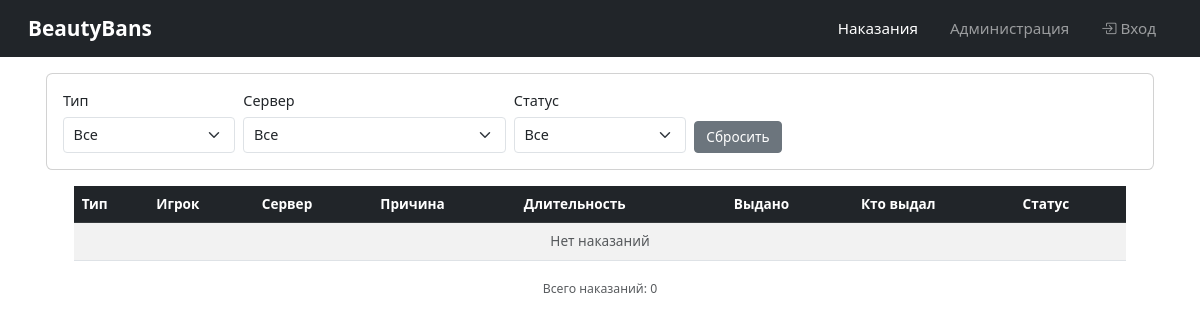
The page /bans/ on the database as committed earlier.
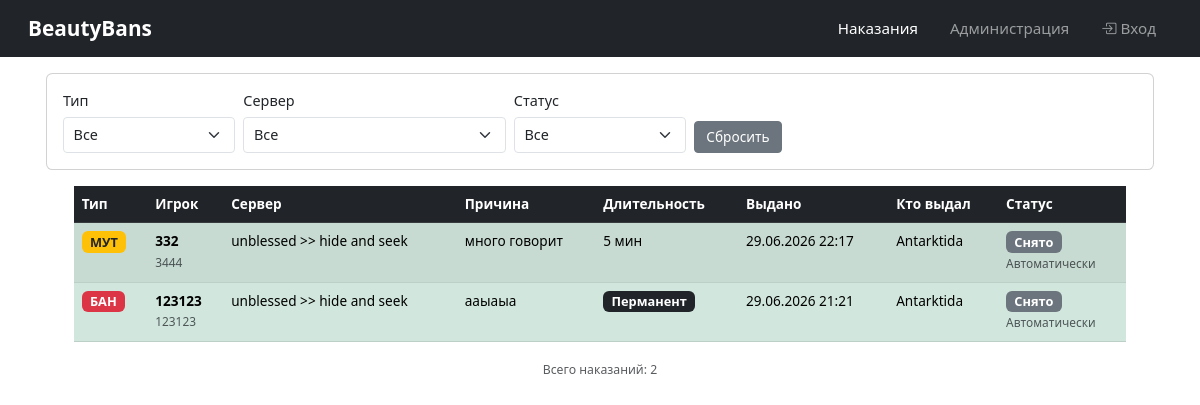
The same page on the database as committed later.
### punishments/models.py (models this page shows, shortened)
class Punishment(models.Model):
    PUNISHMENT_TYPES = [
        ('ban', 'Бан'),
        ('mute', 'Мут'),
        ('gag', 'Гаг'),
    ]
    punishment_type = models.CharField(max_length=8, choices=PUNISHMENT_TYPES)
    target_steam_id = models.CharField(max_length=64)
    target_name = models.CharField(max_length=64)
    target_ip = models.GenericIPAddressField(null=True, blank=True, help_text='IP адрес игрока')
    ban_subnet = models.BooleanField(default=False, help_text='Банить всю подсеть')
    reason = models.TextField()
    admin = models.ForeignKey(Admin, on_delete=models.SET_NULL, null=True, blank=True, related_name='punishments_issued')
    server = models.ForeignKey(Server, on_delete=models.CASCADE, related_name='punishments')
    duration = models.IntegerField(help_text='Длительность в минутах (0 = перманент)')
    issued_at = models.DateTimeField(auto_now_add=True)
    expires_at = models.DateTimeField(null=True, blank=True)
    is_active = models.BooleanField(default=True)
    unbanned_by = models.ForeignKey(Admin, on_delete=models.SET_NULL, null=True, blank=True, related_name='punishments_removed')
    unban_reason = models.TextField(blank=True)
    class Meta:
        verbose_name = 'Punishment'
        verbose_name_plural = 'Punishments'
        ordering = ['-issued_at']
    def get_time_remaining(self):
        if not self.is_active or self.duration == 0:
            return None
        if self.expires_at:
            delta = self.expires_at - timezone.now()
            if delta.total_seconds() > 0:
                return delta
        return None
    def get_time_remaining_minutes(self):
        delta = self.get_time_remaining()
        if delta:
            return int(delta.total_seconds() / 60)
        return None

### servers/models.py (models this page shows, shortened)
class Server(models.Model):
    GAME_CHOICES = [
        ('cs16', 'Counter-Strike 1.6'),
        ('cs2', 'Counter-Strike 2'),
    ]
    name = models.CharField(max_length=64)
    ip = models.GenericIPAddressField()
    port = models.IntegerField(default=27015)
    rcon_password = models.CharField(max_length=128, blank=True, default='')
    game_type = models.CharField(max_length=8, choices=GAME_CHOICES, default='cs16')
    token = models.UUIDField(default=uuid.uuid4, editable=False, unique=True)
    is_active = models.BooleanField(default=True)
    is_verified = models.BooleanField(default=False, help_text='Верифицирован через API плагина')
    created_at = models.DateTimeField(auto_now_add=True)
    class Meta:
        verbose_name = 'Server'
        verbose_name_plural = 'Servers'

### admins/models.py (models this page shows, shortened)
class Admin(models.Model):
    steam_id = models.CharField(max_length=64, unique=True)
    name = models.CharField(max_length=64)
    is_active = models.BooleanField(default=True)
    created_at = models.DateTimeField(auto_now_add=True)
    class Meta:
        verbose_name = 'Admin'
        verbose_name_plural = 'Admins'

### beautybans/public_views.py (the view)
# urls.py: path('bans/', public_bans, name='public_bans'),
def public_bans(request):
    punishments = Punishment.objects.all().select_related(
        'admin', 'server', 'unbanned_by'
    ).order_by('-issued_at')
    punishment_type_filter = request.GET.get('type')
    server_filter = request.GET.get('server')
    status_filter = request.GET.get('status')
    if punishment_type_filter:
        punishments = punishments.filter(punishment_type=punishment_type_filter)
    if server_filter:
        punishments = punishments.filter(server_id=server_filter)
    if status_filter == 'active':
        punishments = punishments.filter(is_active=True)
    elif status_filter == 'inactive':
        punishments = punishments.filter(is_active=False)
    servers = Server.objects.filter(is_active=True).order_by('name')
    context = {
        'punishments': punishments,
        'servers': servers,
        'selected_type': punishment_type_filter,
        'selected_server': server_filter,
        'selected_status': status_filter,
    }
    return render(request, 'public/bans.html', context)

### templates/public/bans.html (shortened to what this page needs)
{% extends 'base.html' %}
{% block content %}
<div class="card mb-3">
    <div class="card-body">
        <form method="get" class="row g-2" id="filterForm">
            <div class="col-md-2">
                <label class="form-label">Тип</label>
                <select name="type" class="form-select form-select-sm filter-select">
                    <option value="">Все</option>
                </select>
            </div>
            <div class="col-md-3">
                <label class="form-label">Сервер</label>
                <select name="server" class="form-select form-select-sm filter-select">
                    <option value="">Все</option>
                </select>
            </div>
            <div class="col-md-2">
                <label class="form-label">Статус</label>
                <select name="status" class="form-select form-select-sm filter-select">
                    <option value="">Все</option>
                </select>
            </div>
            <div class="col-md-2 d-flex align-items-end">
                <a href="{% url 'public_bans' %}" class="btn btn-secondary btn-sm">Сбросить</a>
            </div>
        </form>
    </div>
</div>
<div class="table-responsive">
    <table class="table table-striped table-hover">
        <thead class="table-dark">
            <tr>
                <th>Тип</th>
                <th>Игрок</th>
                <th>Сервер</th>
                <th>Причина</th>
                <th>Длительность</th>
                <th>Выдано</th>
                <th>Кто выдал</th>
                <th>Статус</th>
            </tr>
        </thead>
        <tbody>
            {% for punishment in punishments %}
            <tr {% if not punishment.is_active %}class="table-success"{% endif %}>
                <td>
                    {% if punishment.punishment_type == 'ban' %}
                        <span class="badge bg-danger">БАН</span>
                    {% elif punishment.punishment_type == 'mute' %}
                        <span class="badge bg-warning text-dark">МУТ</span>
                    {% elif punishment.punishment_type == 'gag' %}
                        <span class="badge bg-info">ГАГ</span>
                    {% endif %}
                </td>
                <td>
                    <strong>{{ punishment.target_name }}</strong><br>
                    <small class="text-muted">{{ punishment.target_steam_id }}</small>
                </td>
                <td>{{ punishment.server.name }}</td>
                <td>{{ punishment.reason }}</td>
                <td>
                    {% if punishment.duration == 0 %}
                        <span class="badge bg-dark">Перманент</span>
                    {% else %}
                        {{ punishment.duration }} мин
                    {% endif %}
                </td>
                <td>{{ punishment.issued_at|date:"d.m.Y H:i" }}</td>
                <td>
                    {% if punishment.admin %}
                        {{ punishment.admin.name }}
                    {% else %}
                        <span class="text-muted">Консоль</span>
                    {% endif %}
                </td>
                <td>
                    {% if punishment.is_active %}
                        <span class="badge bg-success">Активно</span>
                    {% else %}
                        <span class="badge bg-secondary">Снято</span>
                        <br><small class="text-muted">
                            {% if punishment.unbanned_by %}
                                {{ punishment.unbanned_by.name }}
                            {% else %}
                                Автоматически
                            {% endif %}
                        </small>
                    {% endif %}
                </td>
            </tr>
            {% empty %}
            <tr>
                <td colspan="8" class="text-center text-muted">Нет наказаний</td>
            </tr>
            {% endfor %}
        </tbody>
    </table>
</div>
<div class="text-center mt-3">
    <small class="text-muted">Всего наказаний: {{ punishments.count }}</small>
</div>
{% endblock %}

### templates/base.html (shortened to what this page needs)
<!DOCTYPE html>
<html lang="ru">
<head>
    <link href="https://cdn.jsdelivr.net/npm/bootstrap@5.3.0/dist/css/bootstrap.min.css" rel="stylesheet">
    <link rel="stylesheet" href="https://cdn.jsdelivr.net/npm/bootstrap-icons@1.11.0/font/bootstrap-icons.css">
</head>
<body>
    <nav class="navbar navbar-expand-lg navbar-dark bg-dark">
        <div class="container-fluid">
            <a class="navbar-brand ms-3" href="/">BeautyBans</a>
            <div class="navbar-nav ms-auto me-3">
                {% if user.is_authenticated %}
                <a class="nav-link {% if request.resolver_match.app_name == 'servers' %}active{% endif %}" href="{% url 'servers:list' %}">Серверы</a>
                <a class="nav-link {% if request.resolver_match.app_name == 'admins' %}active{% endif %}" href="{% url 'admins:admin_panel' %}">Администрация</a>
                <a class="nav-link {% if request.resolver_match.app_name == 'punishments' %}active{% endif %}" href="{% url 'punishments:list' %}">Наказания</a>
                <a class="nav-link" href="{% url 'logout' %}">
                    <i class="bi bi-box-arrow-right"></i> Выход
                </a>
                {% else %}
                <a class="nav-link {% if request.resolver_match.url_name == 'public_bans' %}active{% endif %}" href="{% url 'public_bans' %}">Наказания</a>
                <a class="nav-link {% if request.resolver_match.url_name == 'public_admins' %}active{% endif %}" href="{% url 'public_admins' %}">Администрация</a>
                <a class="nav-link" href="{% url 'login' %}">
                    <i class="bi bi-box-arrow-in-right"></i> Вход
                </a>
                {% endif %}
            </div>
        </div>
    </nav>
    <div class="content-wrapper mt-3 px-3">
        {% block content %}{% endblock %}
    </div>
</body>
</html>

### templates/base.html (style rules this page uses)
body { font-size: 14px; }
.navbar-brand { font-size: 1.3rem; font-weight: bold; }
.nav-link { font-size: 0.95rem; padding: 0.4rem 1rem !important; }
.btn { font-size: 0.9rem; padding: 0.4rem 0.9rem; }
.btn-sm { font-size: 0.85rem; padding: 0.3rem 0.7rem; }
.form-label { font-size: 0.9rem; font-weight: 500; margin-bottom: 0.3rem; }
.form-control, .form-select { font-size: 0.9rem; padding: 0.4rem 0.6rem; }
.table { font-size: 0.85rem; width: 95% !important; margin: 0 auto; }
.table-responsive { overflow-x: auto; }
.card { border-radius: 0.4rem; max-width: 1200px; margin: 0 auto 1rem auto; }
.card-body { padding: 1rem; }
.badge { font-size: 0.8rem; }
.content-wrapper { max-width: 95%; margin: 0 auto; }

Rows that differ between the two databases and show on the page:
added Punishment: punishment_type "МУТ", target_name "332", target_steam_id "3444", server.name "unblessed >> hide and seek", reason "много говорит", duration "5", issued_at "29.06.2026 22:17", admin.name "Antarktida", is_active "Снято"
added Punishment: punishment_type "БАН", target_name "123123", target_steam_id "123123", server.name "unblessed >> hide and seek", reason "ааыаыа", duration "Перманент", issued_at "29.06.2026 21:21", admin.name "Antarktida", is_active "Снято"
Other text that changed with them:
{{ punishments.count }}: "0" → "2"
text no longer shown: "Нет наказаний"
